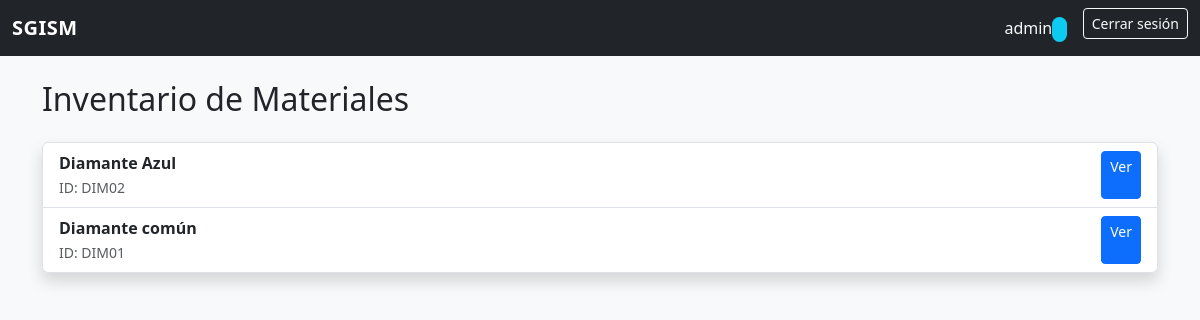
Screenshot of /inventory/ (signed in) with the database file from the repository.
### inventory/models.py (models this page shows)
class Gemstone(models.Model):
    id = models.CharField(max_length=5, primary_key=True)
    type = models.CharField(max_length=100)
    name = models.CharField(max_length=100)
    ammount_available = models.DecimalField(max_digits=20, decimal_places=5, default=0)

### inventory/views.py (the view)
# urls.py: path("", views.index, name="index"),
@login_required
@roles_required(["supervisor", "gerente", "asistente"])
def index(request):
    gemstones_list = Gemstone.objects.order_by("name")
    if len(gemstones_list) == 0: return render(request, "inventory/index.html")
    context = {
        "gemstones_list": gemstones_list,
    }
    return render(request, "inventory/index.html", context)

### inventory/templates/inventory/index.html (shortened to what this page needs)
{% extends "base.html" %}
{% block content %}
<h2 class="mb-4">Inventario de Materiales</h2>
{% if gemstones_list %}
<ul class="list-group shadow">
    {% for gemstone in gemstones_list %}
    <li class="list-group-item d-flex justify-content-between">
        <span>
            <strong>{{ gemstone.name }}</strong>
            <br>
            <small class="text-muted">ID: {{ gemstone.id }}</small>
        </span>
        <a href="{% url 'details' gemstone.id %}" class="btn btn-primary btn-sm">Ver</a>
    </li>
    {% endfor %}
</ul>
{% else %}
<p class="text-muted">No hay materiales registrados.</p>
{% endif %}
{% endblock %}

### SGISM/templates/base.html (shortened to what this page needs)
{% load static %}
<!DOCTYPE html>
<html lang="es">
<head>
    <link href="https://cdn.jsdelivr.net/npm/bootstrap@5.3.2/dist/css/bootstrap.min.css" rel="stylesheet">
</head>
<body>
<nav class="navbar navbar-expand-lg navbar-dark bg-dark mb-4">
    <div class="container-fluid">
        <a class="navbar-brand" href="{% url 'dashboard' %}">SGISM</a>
        <div class="collapse navbar-collapse" id="navbarContent">
            <ul class="navbar-nav ms-auto">
                <span class="navbar-text text-light me-3">
                    {{ request.user.username }}
                    <span class="nav-role-badge bg-info text-dark">{{ role }}</span>
                </span>
                <li class="nav-item">
                    <a href="{% url 'logout' %}" class="btn btn-outline-light btn-sm">Cerrar sesión</a>
                </li>
            </ul>
        </div>
    </div>
</nav>
<div class="container">
    {% block content %}
    {% endblock %}
</div>
</body>
</html>

### SGISM/templates/base.html (style rules this page uses)
body { background-color: #f8f9fa; }
.navbar-brand { font-weight: bold; letter-spacing: .5px; }
.nav-role-badge { font-size: 0.75rem; padding: .3em .6em; border-radius: 10px; }

### rows the page displays
Gemstone: name "Diamante Azul", id "DIM02"
Gemstone: name "Diamante común", id "DIM01"

### other values shown
{{ request.user.username }} "admin"
